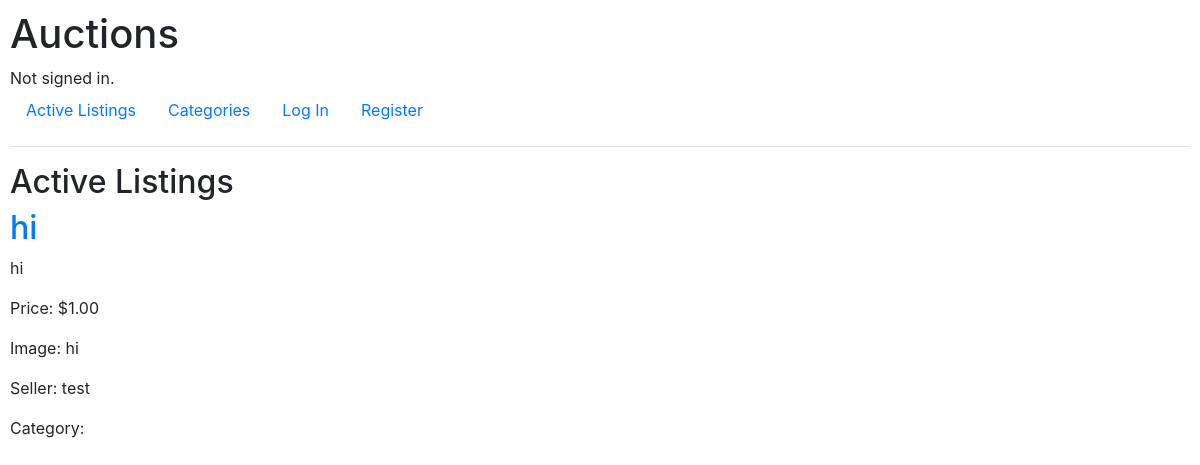
The page / on the database its author committed.
### auctions/models.py (models this page shows, shortened)
class Listing(models.Model):
    title = models.CharField(max_length=64)
    description = models.CharField(max_length=64)
    starting_bid = models.DecimalField(max_digits=9, decimal_places=2, default=0)
    seller = models.ManyToManyField(User, blank=True, related_name="listing")
    seller_username = models.CharField(max_length=64, default="")
    img_url = models.CharField(max_length=64, blank=True)
    category = models.CharField(max_length=64, choices=CATEGORIES, default="art")
    in_watchlist = models.BooleanField(default=False)
    current_price = models.DecimalField(max_digits=9, decimal_places=2, default=0)
    is_active = models.BooleanField()
    current_winner = models.ManyToManyField(User, blank=True, related_name="won_bid")
    current_winner_username = models.CharField(max_length=64, blank=True, default="")

### auctions/views.py (the view)
# urls.py: path("", views.index, name="index"),
def index(request):
    return render(request, "auctions/index.html", {
        "listings": Listing.objects.filter(is_active=True),
        "is_watchlist": False,
        "is_category": False
    })

### auctions/templates/auctions/index.html
{% extends "auctions/layout.html" %}
{% block body %}
    {% if is_category %}
        <h2>{{ is_category|title }}</h2>
    {% elif is_watchlist %}
        <h2>Watchlist</h2>
    {% else %}
        <h2>Active Listings</h2>
    {% endif %}
    {% for listing in listings %}
        <div>
            <h2><a href="{% url 'listings' listing.id %}">{{ listing.title }}</a></h2>
            <p>{{ listing.description }}</p>
            <p>Price: ${{ listing.starting_bid }}</p>
            <p>Image: {{ listing.img_url }}</p>
            <p>Seller: {{ listing.seller_username }}</p>
            <p>Category: {{ listing.category_id }}</p>
        </div>
        <br>
    {% endfor %}
{% endblock %}

### auctions/static/auctions/styles.css (style rules this page uses)
body { padding: 10px; }

### rows shown on the page
Listing: title "hi", description "hi", starting_bid "1.00", img_url "hi", seller_username "test"
